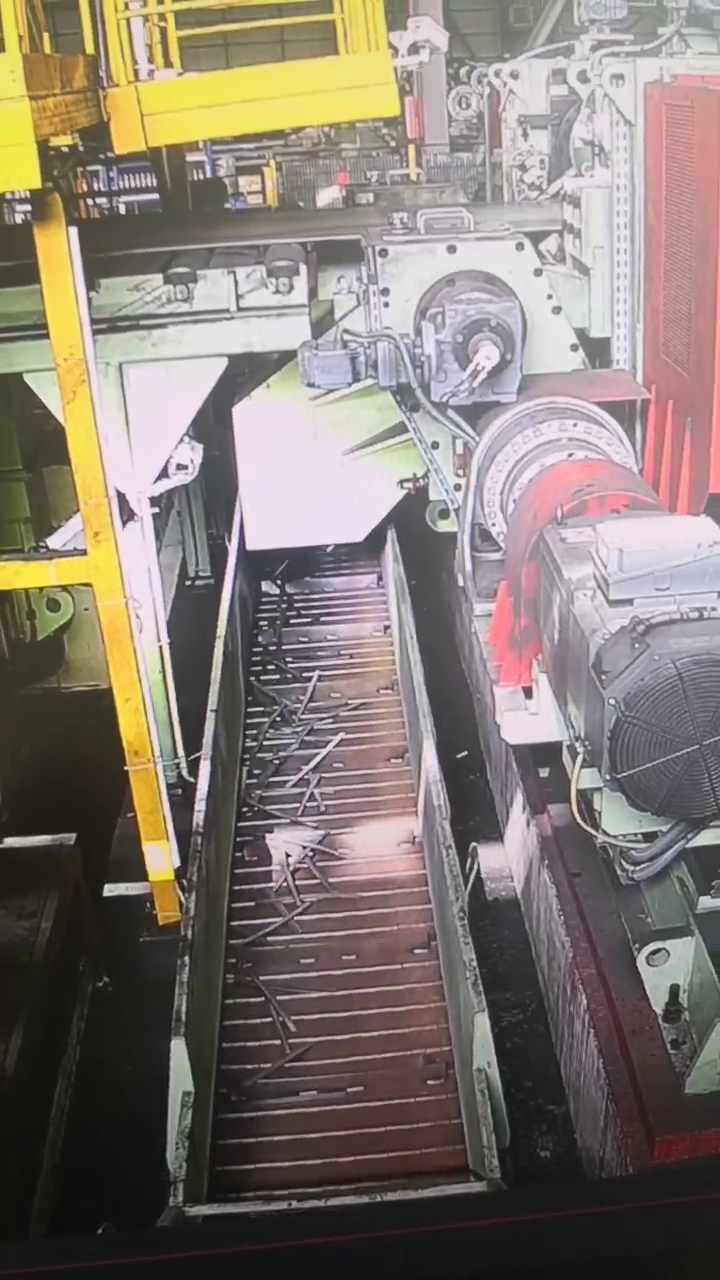
#> input picture frame 19 of stick_test.mp4, 720 x 1280 px
$ python crop_mp4.py
#> lines starting #> are read from the running program, lines starting #| are printed output that depends on the picture
# Author: Joey
# Email: zengjiayi666@gmail.com
# Date: :call strftime("%Y-%m-%d %H:%M")
# Description:
# Version: 1.0
#
# if __name__ == "__main__":
import cv2

# 输入视频文件路径
input_video = "./stick_test.mp4"

# 输出裁剪后的视频文件路径
output_video = "./crop_stick.mp4"

# 裁剪区域的坐标
crop_coords = [(285, 548), (401, 542), (282, 595), (390, 580)]

# 打开输入视频文件
cap = cv2.VideoCapture(input_video)

# 获取视频的帧率和编解码器
fps = cap.get(cv2.CAP_PROP_FPS)
fourcc = cv2.VideoWriter_fourcc(*'mp4v')

# 获取裁剪区域的宽度和高度
x_min = min(coord[0] for coord in crop_coords)
y_min = min(coord[1] for coord in crop_coords)
x_max = max(coord[0] for coord in crop_coords)
y_max = max(coord[1] for coord in crop_coords)
width = x_max - x_min
height = y_max - y_min

# 创建输出视频文件
out = cv2.VideoWriter(output_video, fourcc, fps, (width, height), False)

# 逐帧读取视频并进行裁剪
while cap.isOpened():
    ret, frame = cap.read()
#> frame is the input picture: shape (1280, 720, 3); mean B, G, R 114.5, 121.9, 131.8
    if not ret:
        break

    frame = cv2.cvtColor(frame, cv2.COLOR_BGR2GRAY)
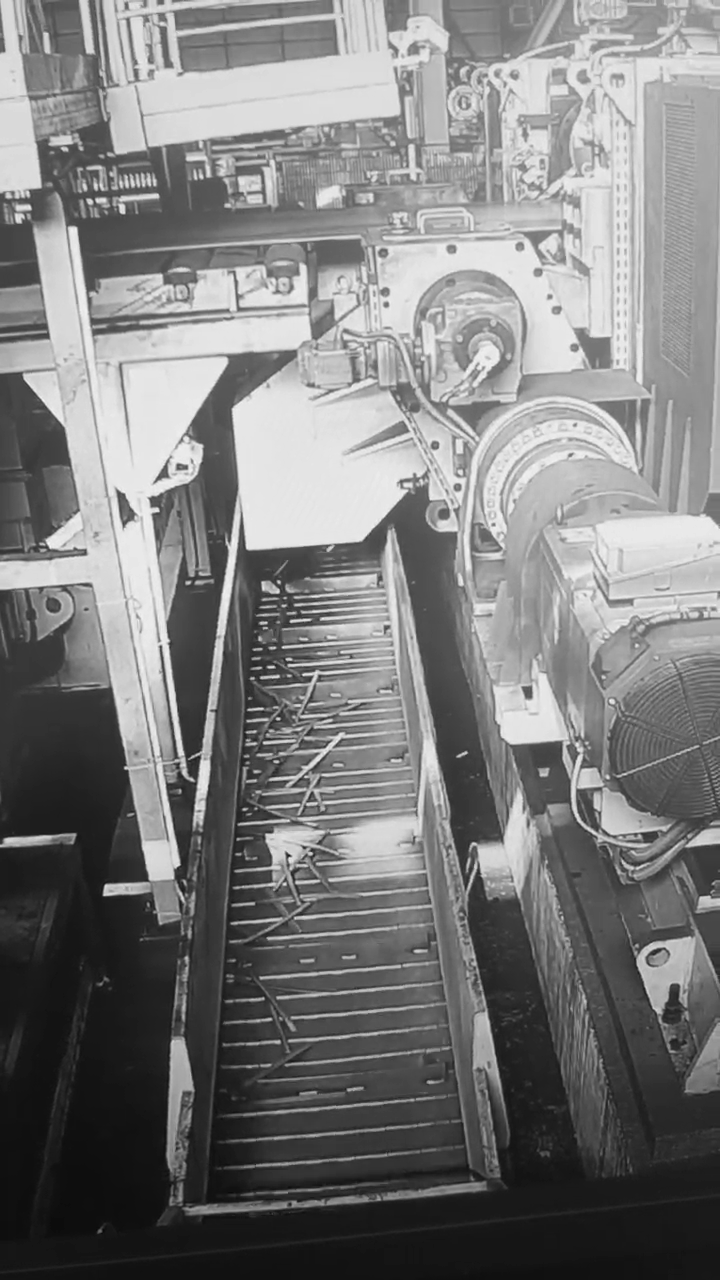
#> frame: shape (1280, 720); min 8, max 249, mean 124
    # 裁剪帧
    cropped_frame = frame[y_min:y_max, x_min:x_max]
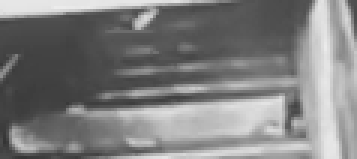
#> cropped_frame: shape (53, 119) (shown 3 times larger); min 52, max 236, mean 127.4

    # 写入裁剪后的帧到输出视频文件
    out.write(cropped_frame)

# 释放资源
cap.release()
out.release()
cv2.destroyAllWindows()

$ run again, starting later in the video
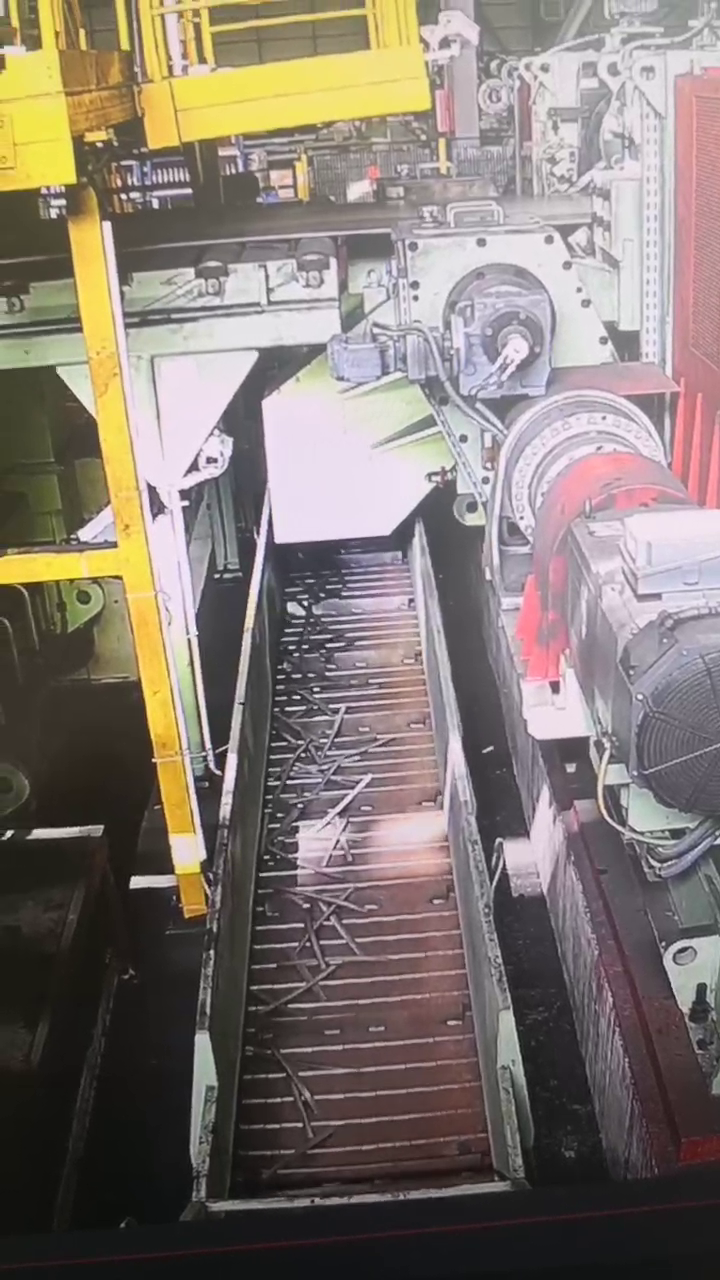
#> input picture frame 85 of stick_test.mp4, 720 x 1280 px
#> frame is the input picture: shape (1280, 720, 3); mean B, G, R 114.3, 120.9, 131
#> `frame = cv2.cvtColor(frame, cv2.COLOR_BGR2GRAY)`:
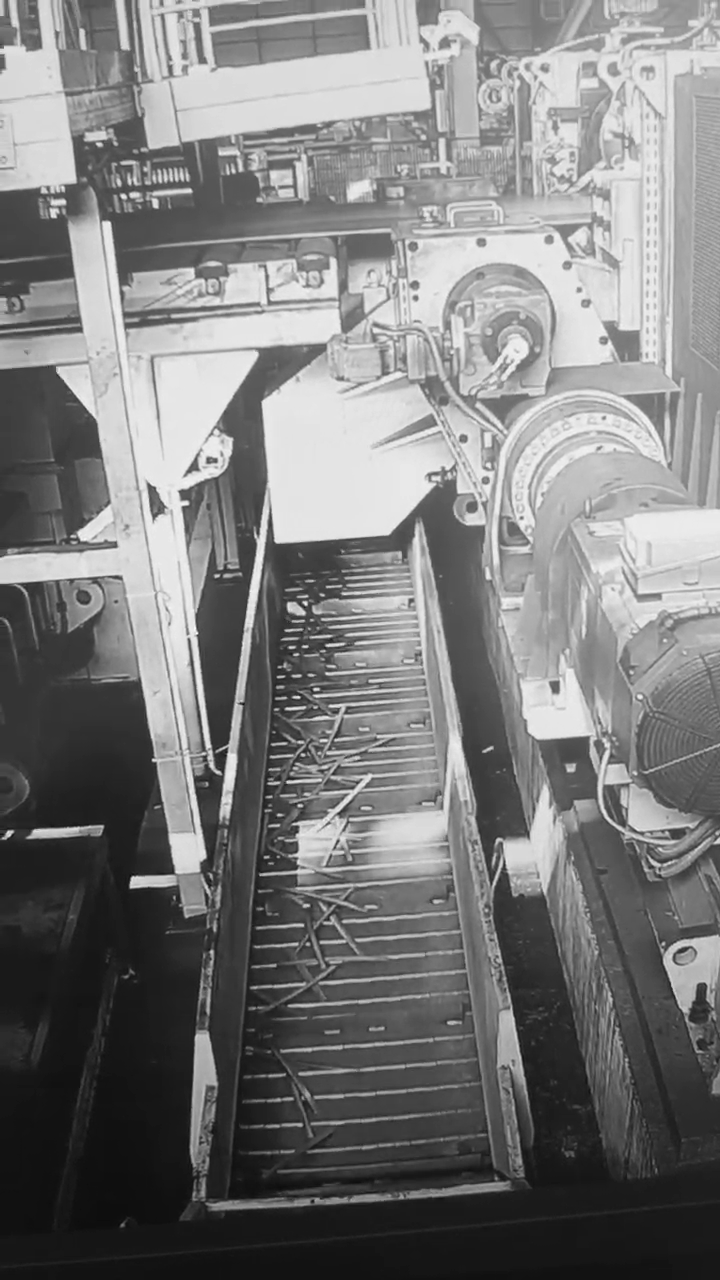
#> frame: shape (1280, 720); min 11, max 254, mean 123.2
#> `cropped_frame = frame[y_min:y_max, x_min:x_max]`:
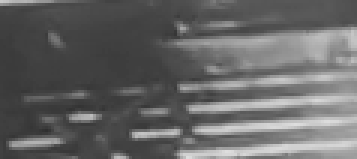
#> cropped_frame: shape (53, 119) (shown 3 times larger); min 47, max 222, mean 101.9

$ run again, starting later in the video
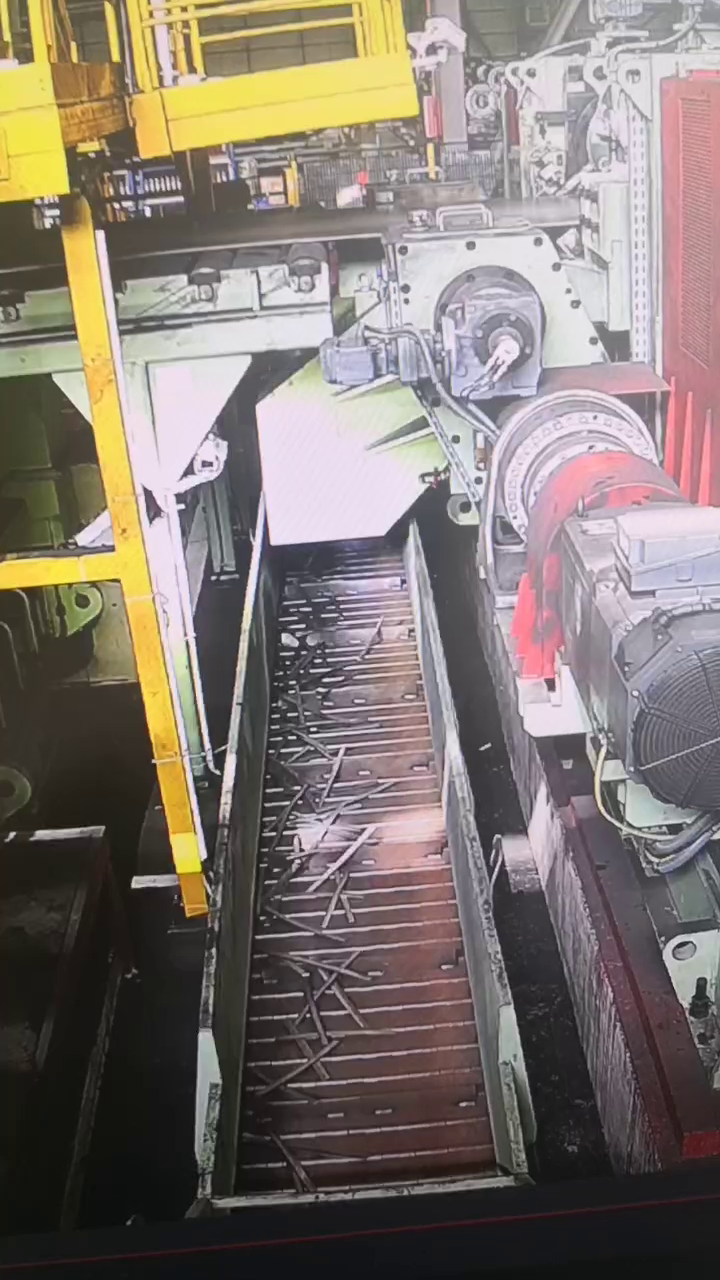
#> input picture frame 152 of stick_test.mp4, 720 x 1280 px
#> frame is the input picture: shape (1280, 720, 3); mean B, G, R 112.6, 118.9, 128.9
#> `frame = cv2.cvtColor(frame, cv2.COLOR_BGR2GRAY)`:
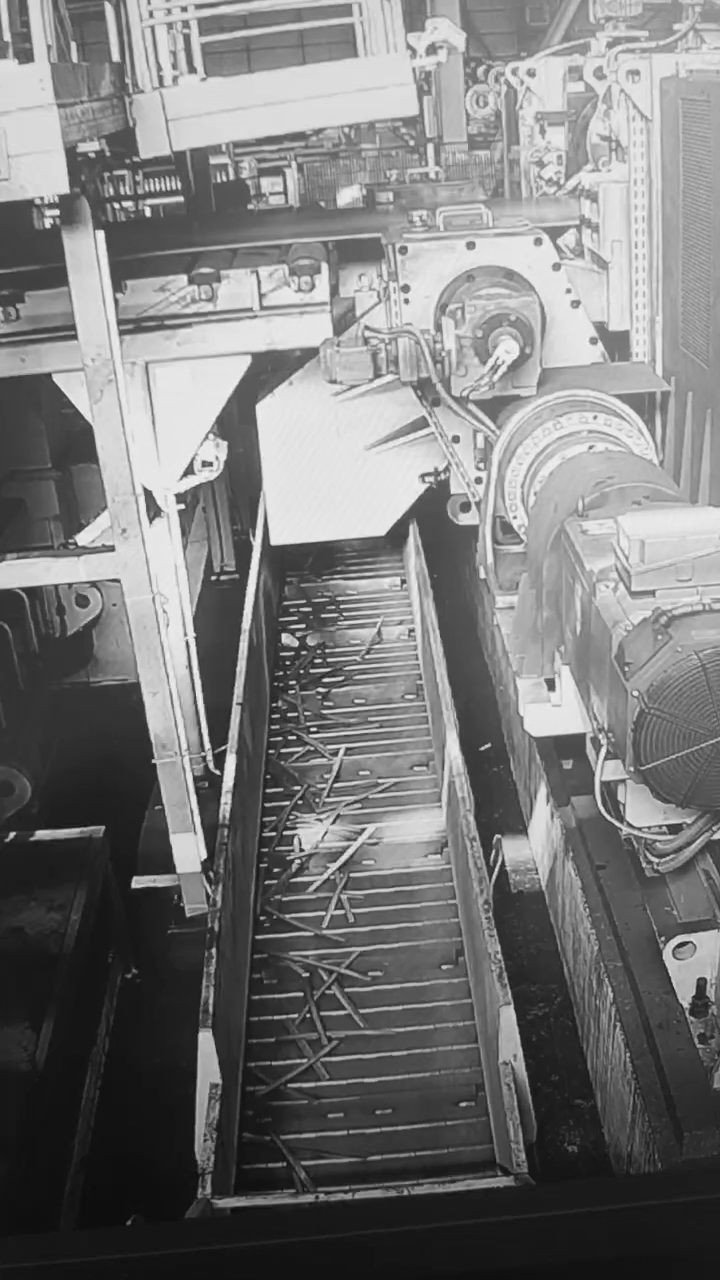
#> frame: shape (1280, 720); min 5, max 251, mean 121.1
#> `cropped_frame = frame[y_min:y_max, x_min:x_max]`:
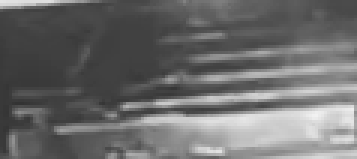
#> cropped_frame: shape (53, 119) (shown 3 times larger); min 51, max 242, mean 108
